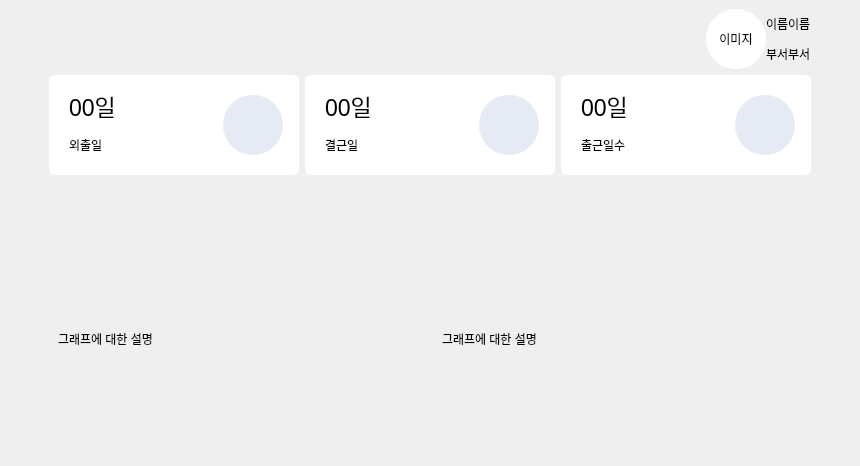
        <widget class="QWidget" name="home_page">
         <layout class="QHBoxLayout" name="horizontalLayout_9">
          <property name="leftMargin">
           <number>0</number>
          </property>
          <property name="topMargin">
           <number>0</number>
          </property>
          <property name="rightMargin">
           <number>0</number>
          </property>
          <property name="bottomMargin">
           <number>0</number>
          </property>
          <item>
           <spacer name="horizontalSpacer_5">
            <property name="orientation">
             <enum>Qt::Horizontal</enum>
            </property>
            <property name="sizeHint" stdset="0">
             <size>
              <width>40</width>
              <height>20</height>
             </size>
            </property>
           </spacer>
          </item>
          <item>
           <widget class="QWidget" name="widget_8" native="true">
            <layout class="QVBoxLayout" name="verticalLayout_12">
             <item>
              <layout class="QHBoxLayout" name="horizontalLayout_8">
               <property name="spacing">
                <number>0</number>
               </property>
               <item>
                <spacer name="horizontalSpacer_4">
                 <property name="orientation">
                  <enum>Qt::Horizontal</enum>
                 </property>
                 <property name="sizeHint" stdset="0">
                  <size>
                   <width>40</width>
                   <height>20</height>
                  </size>
                 </property>
                </spacer>
               </item>
               <item>
                <layout class="QHBoxLayout" name="horizontalLayout_7">
                 <item>
                  <widget class="QLabel" name="label_12">
                   <property name="minimumSize">
                    <size>
                     <width>60</width>
                     <height>60</height>
                    </size>
                   </property>
                   <property name="maximumSize">
                    <size>
                     <width>60</width>
                     <height>60</height>
                    </size>
                   </property>
                   <property name="styleSheet">
                    <string notr="true">background-color: rgb(255, 255, 255);
border-radius:30px;</string>
                   </property>
                   <property name="text">
                    <string>이미지</string>
                   </property>
                   <property name="alignment">
                    <set>Qt::AlignCenter</set>
                   </property>
                  </widget>
                 </item>
                 <item>
                  <layout class="QVBoxLayout" name="verticalLayout_11">
                   <item>
                    <widget class="QLabel" name="label_14">
                     <property name="maximumSize">
                      <size>
                       <width>16777215</width>
                       <height>30</height>
                      </size>
                     </property>
                     <property name="text">
                      <string>이름이름</string>
                     </property>
                    </widget>
                   </item>
                   <item>
                    <widget class="QLabel" name="label_13">
                     <property name="maximumSize">
                      <size>
                       <width>16777215</width>
                       <height>30</height>
                      </size>
                     </property>
                     <property name="text">
                      <string>부서부서</string>
                     </property>
                    </widget>
                   </item>
                  </layout>
                 </item>
                </layout>
               </item>
              </layout>
             </item>
             <item>
              <widget class="QWidget" name="widget_4" native="true">
               <layout class="QVBoxLayout" name="verticalLayout_10">
                <property name="leftMargin">
                 <number>0</number>
                </property>
                <property name="topMargin">
                 <number>0</number>
                </property>
                <property name="rightMargin">
                 <number>0</number>
                </property>
                <property name="bottomMargin">
                 <number>0</number>
                </property>
                <item>
                 <layout class="QHBoxLayout" name="horizontalLayout_5">
                  <item>
                   <widget class="QWidget" name="widget_3" native="true">
                    <property name="minimumSize">
                     <size>
                      <width>250</width>
                      <height>100</height>
                     </size>
                    </property>
                    <property name="styleSheet">
                     <string notr="true">background-color: rgb(255, 255, 255);
border-radius:5px;</string>
                    </property>
                    <layout class="QHBoxLayout" name="horizontalLayout_4">
                     <property name="leftMargin">
                      <number>20</number>
                     </property>
                     <property name="topMargin">
                      <number>14</number>
                     </property>
                     <property name="rightMargin">
                      <number>16</number>
                     </property>
                     <property name="bottomMargin">
                      <number>14</number>
                     </property>
                     <item>
                      <layout class="QVBoxLayout" name="verticalLayout_5">
                       <item>
                        <widget class="QLabel" name="label_7">
                         <property name="maximumSize">
                          <size>
                           <width>60</width>
                           <height>16777215</height>
                          </size>
                         </property>
                         <property name="font">
                          <font>
                           <pointsize>17</pointsize>
                          </font>
                         </property>
                         <property name="text">
                          <string>00일</string>
                         </property>
                        </widget>
                       </item>
                       <item>
                        <widget class="QLabel" name="label_8">
                         <property name="maximumSize">
                          <size>
                           <width>60</width>
                           <height>16777215</height>
                          </size>
                         </property>
                         <property name="text">
                          <string>외출일</string>
                         </property>
                        </widget>
                       </item>
                      </layout>
                     </item>
                     <item>
                      <spacer name="horizontalSpacer_3">
                       <property name="orientation">
                        <enum>Qt::Horizontal</enum>
                       </property>
                       <property name="sizeHint" stdset="0">
                        <size>
                         <width>40</width>
                         <height>20</height>
                        </size>
                       </property>
                      </spacer>
                     </item>
                     <item>
                      <widget class="QLabel" name="label_9">
                       <property name="minimumSize">
                        <size>
                         <width>60</width>
                         <height>60</height>
                        </size>
                       </property>
                       <property name="maximumSize">
                        <size>
                         <width>60</width>
                         <height>60</height>
                        </size>
                       </property>
                       <property name="layoutDirection">
                        <enum>Qt::LeftToRight</enum>
                       </property>
                       <property name="styleSheet">
                        <string notr="true">border-radius:30px;
background-color: rgb(230, 234, 245);</string>
                       </property>
                       <property name="text">
                        <string/>
                       </property>
                       <property name="pixmap">
                        <pixmap resource="../resource.qrc">:/img/icon/attendance.png</pixmap>
                       </property>
                       <property name="scaledContents">
                        <bool>true</bool>
                       </property>
                       <property name="alignment">
                        <set>Qt::AlignCenter</set>
                       </property>
                      </widget>
                     </item>
                    </layout>
                   </widget>
                  </item>
                  <item>
                   <widget class="QWidget" name="widget_2" native="true">
                    <property name="minimumSize">
                     <size>
                      <width>250</width>
                      <height>100</height>
                     </size>
                    </property>
                    <property name="styleSheet">
                     <string notr="true">background-color: rgb(255, 255, 255);
border-radius:5px;</string>
                    </property>
                    <layout class="QHBoxLayout" name="horizontalLayout_3">
                     <property name="leftMargin">
                      <number>20</number>
                     </property>
                     <property name="topMargin">
                      <number>14</number>
                     </property>
                     <property name="rightMargin">
                      <number>16</number>
                     </property>
                     <property name="bottomMargin">
                      <number>14</number>
                     </property>
                     <item>
                      <layout class="QVBoxLayout" name="verticalLayout_4">
                       <item>
                        <widget class="QLabel" name="label_4">
                         <property name="maximumSize">
                          <size>
                           <width>60</width>
                           <height>16777215</height>
                          </size>
                         </property>
                         <property name="font">
                          <font>
                           <pointsize>17</pointsize>
                          </font>
                         </property>
                         <property name="text">
                          <string>00일</string>
                         </property>
                        </widget>
                       </item>
                       <item>
                        <widget class="QLabel" name="label_5">
                         <property name="maximumSize">
                          <size>
                           <width>60</width>
                           <height>16777215</height>
                          </size>
                         </property>
                         <property name="text">
                          <string>결근일</string>
                         </property>
                        </widget>
                       </item>
                      </layout>
                     </item>
                     <item>
                      <spacer name="horizontalSpacer_2">
                       <property name="orientation">
                        <enum>Qt::Horizontal</enum>
                       </property>
                       <property name="sizeHint" stdset="0">
                        <size>
                         <width>40</width>
                         <height>20</height>
                        </size>
                       </property>
                      </spacer>
                     </item>
                     <item>
                      <widget class="QLabel" name="label_6">
                       <property name="minimumSize">
                        <size>
                         <width>60</width>
                         <height>60</height>
                        </size>
                       </property>
                       <property name="maximumSize">
                        <size>
                         <width>60</width>
                         <height>60</height>
                        </size>
                       </property>
                       <property name="layoutDirection">
                        <enum>Qt::LeftToRight</enum>
                       </property>
                       <property name="styleSheet">
                        <string notr="true">border-radius:30px;
background-color: rgb(230, 234, 245);</string>
                       </property>
                       <property name="text">
                        <string/>
                       </property>
                       <property name="pixmap">
                        <pixmap resource="../resource.qrc">:/img/icon/absent.png</pixmap>
                       </property>
                       <property name="scaledContents">
                        <bool>true</bool>
                       </property>
                       <property name="alignment">
                        <set>Qt::AlignCenter</set>
                       </property>
                      </widget>
                     </item>
                    </layout>
                   </widget>
                  </item>
                  <item>
                   <widget class="QWidget" name="widget" native="true">
                    <property name="minimumSize">
                     <size>
                      <width>250</width>
                      <height>100</height>
                     </size>
                    </property>
                    <property name="styleSheet">
                     <string notr="true">background-color: rgb(255, 255, 255);
border-radius:5px;</string>
                    </property>
                    <layout class="QHBoxLayout" name="horizontalLayout">
                     <property name="leftMargin">
                      <number>20</number>
                     </property>
                     <property name="topMargin">
                      <number>14</number>
                     </property>
                     <property name="rightMargin">
                      <number>16</number>
                     </property>
                     <property name="bottomMargin">
                      <number>14</number>
                     </property>
                     <item>
                      <layout class="QVBoxLayout" name="verticalLayout_3">
                       <item>
                        <widget class="QLabel" name="label">
                         <property name="maximumSize">
                          <size>
                           <width>60</width>
                           <height>16777215</height>
                          </size>
                         </property>
                         <property name="font">
                          <font>
                           <pointsize>17</pointsize>
                          </font>
                         </property>
                         <property name="text">
                          <string>00일</string>
                         </property>
                        </widget>
                       </item>
                       <item>
                        <widget class="QLabel" name="label_2">
                         <property name="maximumSize">
                          <size>
                           <width>60</width>
                           <height>16777215</height>
                          </size>
                         </property>
                         <property name="text">
                          <string>출근일수</string>
                         </property>
                        </widget>
                       </item>
                      </layout>
                     </item>
                     <item>
                      <spacer name="horizontalSpacer">
                       <property name="orientation">
                        <enum>Qt::Horizontal</enum>
                       </property>
                       <property name="sizeHint" stdset="0">
                        <size>
                         <width>40</width>
                         <height>20</height>
                        </size>
                       </property>
                      </spacer>
                     </item>
                     <item>
                      <widget class="QLabel" name="label_3">
                       <property name="minimumSize">
                        <size>
                         <width>60</width>
                         <height>60</height>
                        </size>
                       </property>
                       <property name="maximumSize">
                        <size>
                         <width>60</width>
                         <height>60</height>
                        </size>
                       </property>
                       <property name="layoutDirection">
                        <enum>Qt::LeftToRight</enum>
                       </property>
                       <property name="styleSheet">
                        <string notr="true">border-radius:30px;
background-color: rgb(230, 234, 245);</string>
                       </property>
                       <property name="text">
                        <string/>
                       </property>
                       <property name="pixmap">
                        <pixmap resource="../resource.qrc">:/img/icon/out.png</pixmap>
                       </property>
                       <property name="scaledContents">
                        <bool>true</bool>
                       </property>
                       <property name="alignment">
                        <set>Qt::AlignCenter</set>
                       </property>
                      </widget>
                     </item>
                    </layout>
                   </widget>
                  </item>
                 </layout>
                </item>
                <item>
                 <spacer name="verticalSpacer">
                  <property name="orientation">
                   <enum>Qt::Vertical</enum>
                  </property>
                  <property name="sizeType">
                   <enum>QSizePolicy::Fixed</enum>
                  </property>
                  <property name="sizeHint" stdset="0">
                   <size>
                    <width>20</width>
                    <height>40</height>
                   </size>
                  </property>
                 </spacer>
                </item>
                <item>
                 <widget class="QWidget" name="widget_5" native="true">
                  <property name="minimumSize">
                   <size>
                    <width>0</width>
                    <height>236</height>
                   </size>
                  </property>
                  <property name="maximumSize">
                   <size>
                    <width>16777215</width>
                    <height>240</height>
                   </size>
                  </property>
                  <layout class="QHBoxLayout" name="horizontalLayout_6">
                   <property name="leftMargin">
                    <number>0</number>
                   </property>
                   <property name="topMargin">
                    <number>0</number>
                   </property>
                   <property name="rightMargin">
                    <number>0</number>
                   </property>
                   <property name="bottomMargin">
                    <number>0</number>
                   </property>
                   <item>
                    <widget class="QWidget" name="widget_6" native="true">
                     <layout class="QVBoxLayout" name="verticalLayout_7">
                      <item>
                       <layout class="QVBoxLayout" name="verticalLayout_6"/>
                      </item>
                      <item>
                       <widget class="QLabel" name="label_10">
                        <property name="maximumSize">
                         <size>
                          <width>16777215</width>
                          <height>45</height>
                         </size>
                        </property>
                        <property name="text">
                         <string>그래프에 대한 설명</string>
                        </property>
                       </widget>
                      </item>
                     </layout>
                    </widget>
                   </item>
                   <item>
                    <widget class="QWidget" name="widget_7" native="true">
                     <layout class="QVBoxLayout" name="verticalLayout_8">
                      <item>
                       <layout class="QVBoxLayout" name="verticalLayout_9"/>
                      </item>
                      <item>
                       <widget class="QLabel" name="label_11">
                        <property name="maximumSize">
                         <size>
                          <width>16777215</width>
                          <height>45</height>
                         </size>
                        </property>
                        <property name="text">
                         <string>그래프에 대한 설명</string>
                        </property>
                       </widget>
                      </item>
                     </layout>
                    </widget>
                   </item>
                  </layout>
                 </widget>
                </item>
               </layout>
              </widget>
             </item>
            </layout>
           </widget>
          </item>
          <item>
           <spacer name="horizontalSpacer_6">
            <property name="orientation">
             <enum>Qt::Horizontal</enum>
            </property>
            <property name="sizeHint" stdset="0">
             <size>
              <width>40</width>
              <height>20</height>
             </size>
            </property>
           </spacer>
          </item>
         </layout>
        </widget>
